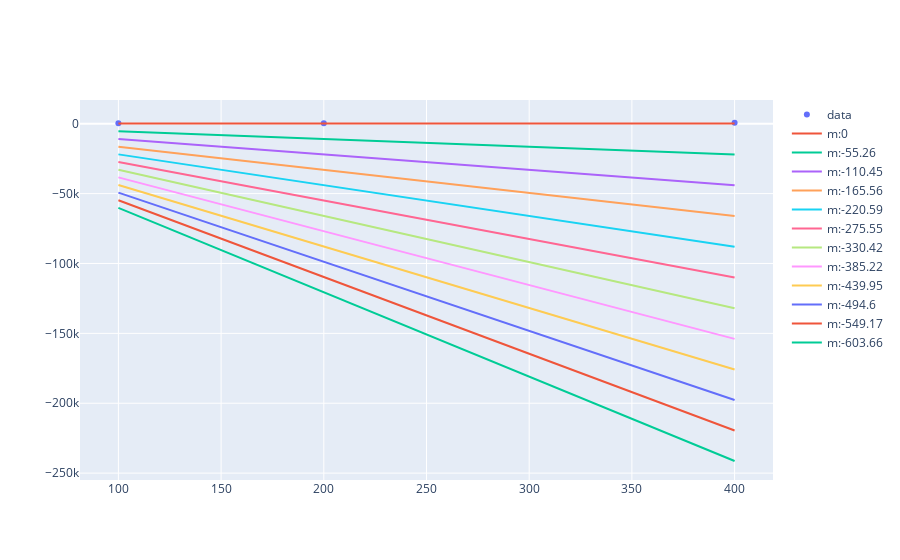

Notebook code for this chart:
### Markdown cell above
Remember that each of these steps indicates a change in our regression line's slope value towards a "fit" that more accurately matches our dataset.  Let's plot these various regression lines below, starting with our slope at 0 and moving from there.

### Code cell
from plotly.offline import iplot, init_notebook_mode
from graph import plot, m_b_trace
import plotly.graph_objs as go

init_notebook_mode(connected=True)

from graph import trace_values, plot

data_trace = trace_values(budgets, revenues)
if descent_steps:
    m_values = list(map(lambda step: step['m'] ,descent_steps))
    regression_traces = list(map(lambda m: m_b_trace(m, 133.33, budgets, name = 'm:' + str(round(m, 2))), m_values))
    plot([data_trace, *regression_traces])

### Figure 1 — Plotly figure (JSON) as saved in the notebook; plotly's stock layout.template omitted (floating-point values rounded to 4 significant figures)
{"data": [{"mode": "markers", "name": "data", "text": [], "type": "scatter", "x": [100, 200, 400], "y": [275, 300, 700]}, {"mode": "lines", "name": "m:0", "type": "scatter", "x": [100, 200, 400], "y": [133.3, 133.3, 133.3]}, {"mode": "lines", "name": "m:-55.26", "type": "scatter", "x": [100, 200, 400], "y": [-5393.0, -10920.0, -21970.0]}, {"mode": "lines", "name": "m:-110.45", "type": "scatter", "x": [100, 200, 400], "y": [-10910.0, -21960.0, -44050.0]}, {"mode": "lines", "name": "m:-165.56", "type": "scatter", "x": [100, 200, 400], "y": [-16420.0, -32980.0, -66090.0]}, {"mode": "lines", "name": "m:-220.59", "type": "scatter", "x": [100, 200, 400], "y": [-21930.0, -43980.0, -88100.0]}, {"mode": "lines", "name": "m:-275.55", "type": "scatter", "x": [100, 200, 400], "y": [-27420.0, -54980.0, -110100.0]}, {"mode": "lines", "name": "m:-330.42", "type": "scatter", "x": [100, 200, 400], "y": [-32910.0, -65950.0, -132000.0]}, {"mode": "lines", "name": "m:-385.22", "type": "scatter", "x": [100, 200, 400], "y": [-38390.0, -76910.0, -154000.0]}, {"mode": "lines", "name": "m:-439.95", "type": "scatter", "x": [100, 200, 400], "y": [-43860.0, -87860.0, -175800.0]}, {"mode": "lines", "name": "m:-494.6", "type": "scatter", "x": [100, 200, 400], "y": [-49330.0, -98790.0, -197700.0]}, {"mode": "lines", "name": "m:-549.17", "type": "scatter", "x": [100, 200, 400], "y": [-54780.0, -109700.0, -219500.0]}, {"mode": "lines", "name": "m:-603.66", "type": "scatter", "x": [100, 200, 400], "y": [-60230.0, -120600.0, -241300.0]}], "layout": {}}
